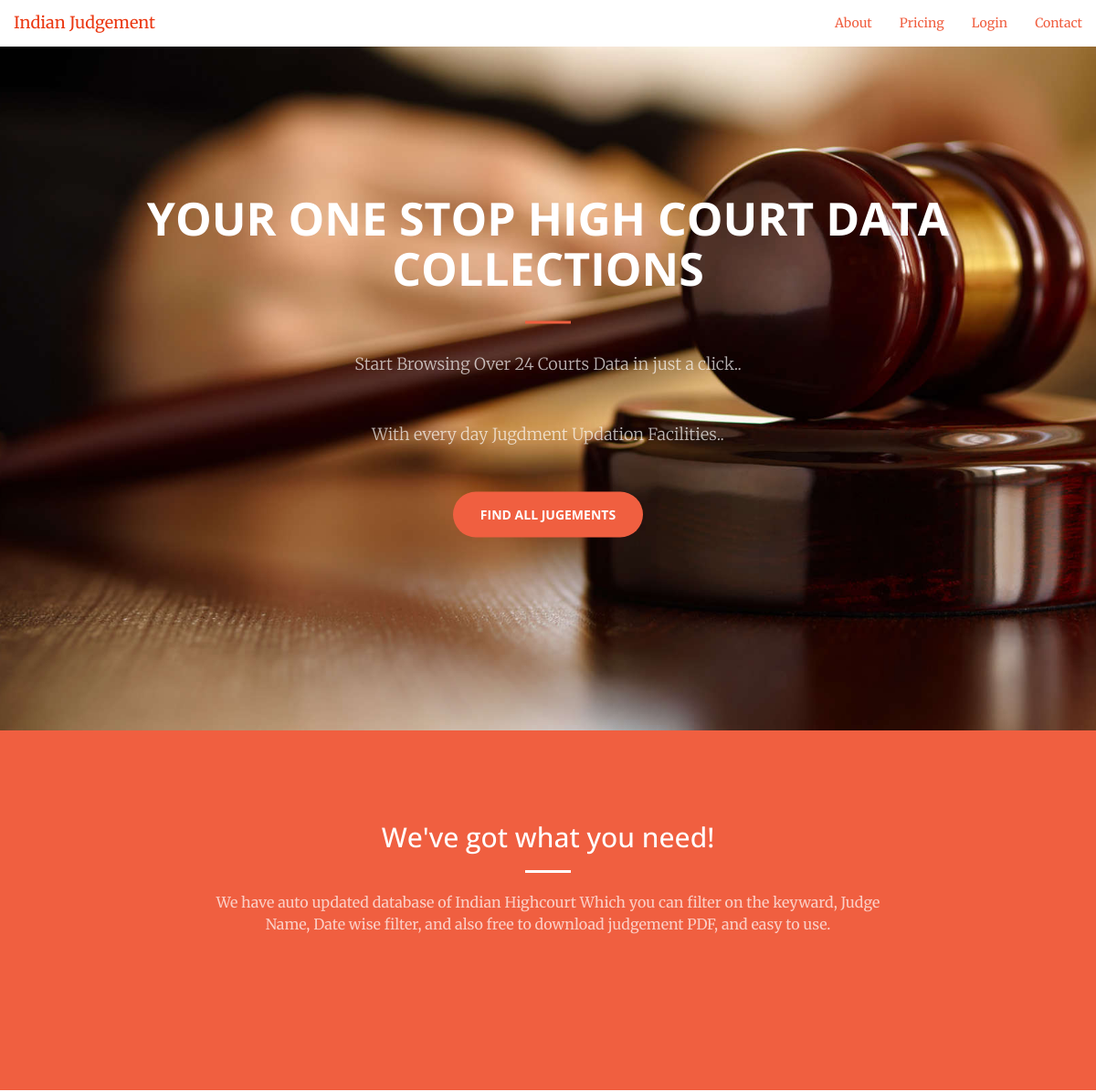
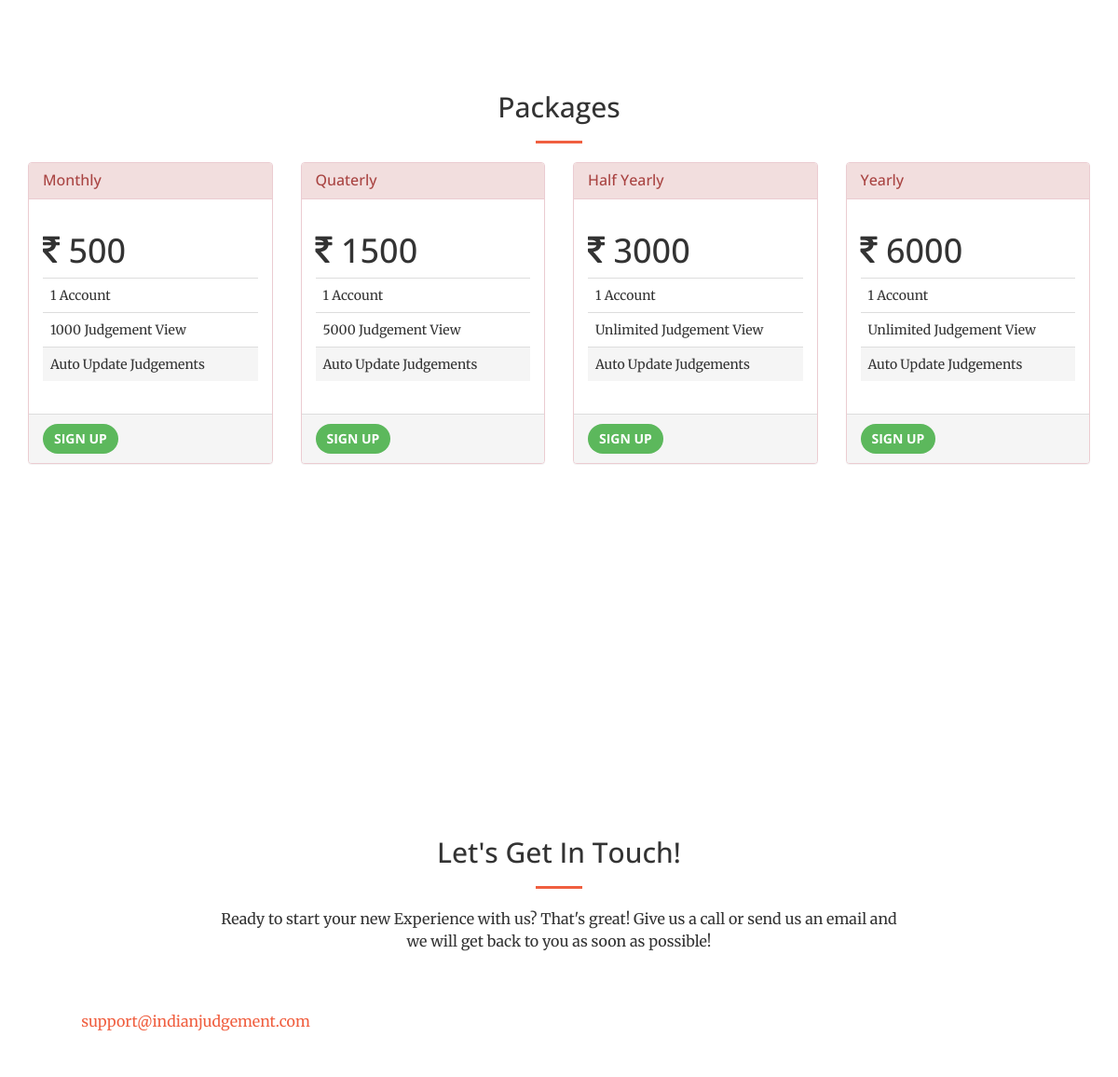
The page / on the database its author committed (2 pictures, top to bottom).
### data/models.py (models this page shows, shortened)
class PricingPackage(models.Model):
    name = models.CharField(max_length=255, unique=True)
    price = models.IntegerField()
    num_judgements = models.IntegerField()
    slug = models.SlugField(unique=True, null=True, blank=True)

### data/views.py (the view)
# urls.py: url(r'^$', views.IndexView.as_view(), name='index'),
class IndexView(ListView):
    template_name = 'home.html'
    model = CourtModel
    def get_context_data(self, **kwargs):
        context = super(IndexView, self).get_context_data(**kwargs)
        context['court_list'] = CourtModel.objects.all()
        context['packages'] = PricingPackage.objects.all()
        return context

### templates/home.html (shortened to what this page needs)
{% extends 'base.html' %}
{% block content %}
    <header>
      <div class="header-content">
        <div class="header-content-inner">
          <h1 id="homeHeading">Your One Stop High Court Data Collections
          </h1>
          <hr>
          <p>Start Browsing Over 24 Courts Data in just a click..
          </p>
          <p>With every day Jugdment Updation Facilities..
          </p>
          <a href="{% url 'courts_list' %}" class="btn btn-primary btn-xl page-scroll">Find All Jugements
          </a>
        </div>
      </div>
    </header>
    <section class="bg-primary" id="about">
      <div class="container">
        <div class="row">
          <div class="col-lg-8 col-lg-offset-2 text-center">
            <h2 class="section-heading">We've got what you need!
            </h2>
            <hr class="light">
            <p class="text-faded">We have auto updated database of Indian Highcourt Which you can filter on the keyward, Judge Name, Date wise filter,
              and also free to download judgement PDF, and easy to use.
            </p>
          </div>
        </div>
      </div>
    </section>
    <section id="pricing">
      <div class="container">
        <div class="row">
          <div class="col-lg-12 text-center">
            <h2 class="section-heading">Packages
            </h2>
            <hr class="primary">
          </div>
        </div>
      </div>
      <div class="container">
        <div class="row">
          {% for package in packages %}
          <div class="col-xs-12 col-md-3">
            <div class="panel panel-danger">
              <div class="panel-heading">
                <h3 class="panel-title">{{ package.name }}
                </h3>
              </div>
              <div class="panel-body">
                <div class="the-price">
                  <h1>
                    <i class="fa fa-inr" aria-hidden="true">
                    </i> {{ package.price }}
                  </h1>
                </div>
                <table class="table">
                  <tr>
                    <td>
                      1 Account
                    </td>
                  </tr>
                  <tr>
                    <td>
                      {% if not package.num_judgements == 0 %}
                      {{ package.num_judgements }}
                      {% else %}
                      Unlimited
                      {% endif %} Judgement View
                    </td>
                  </tr>
                  <tr class="active">
                    <td>
                      Auto Update Judgements
                    </td>
                  </tr>
                </table>
              </div>
              <div class="panel-footer">
                <a href="http://www.jquery2dotnet.com" class="btn btn-success" role="button">Sign Up
                </a>
              </div>
            </div>
          </div>
          {% endfor %}
        </div>
      </div>
    </section>
    <section id="contact">
      <div class="container">
        <div class="row">
          <div class="col-lg-8 col-lg-offset-2 text-center">
            <h2 class="section-heading">Let's Get In Touch!
            </h2>
            <hr class="primary">
            <p>Ready to start your new Experience with us? That's great!
              Give us a call or send us an email and we will get back to you as soon as possible!
            </p>
          </div>
          <div class="col-lg-4 text-center">
            <p>
              <a href="mailto:your-email@your-domain.com">support@indianjudgement.com
              </a>
            </p>
          </div>
        </div>
      </div>
    </section>
{% endblock %}

### rows shown on the page
PricingPackage: name "Monthly", price "500", num_judgements "1000"
PricingPackage: name "Quaterly", price "1500", num_judgements "5000"
PricingPackage: name "Half Yearly", price "3000", num_judgements "Unlimited"
PricingPackage: name "Yearly", price "6000", num_judgements "Unlimited"
